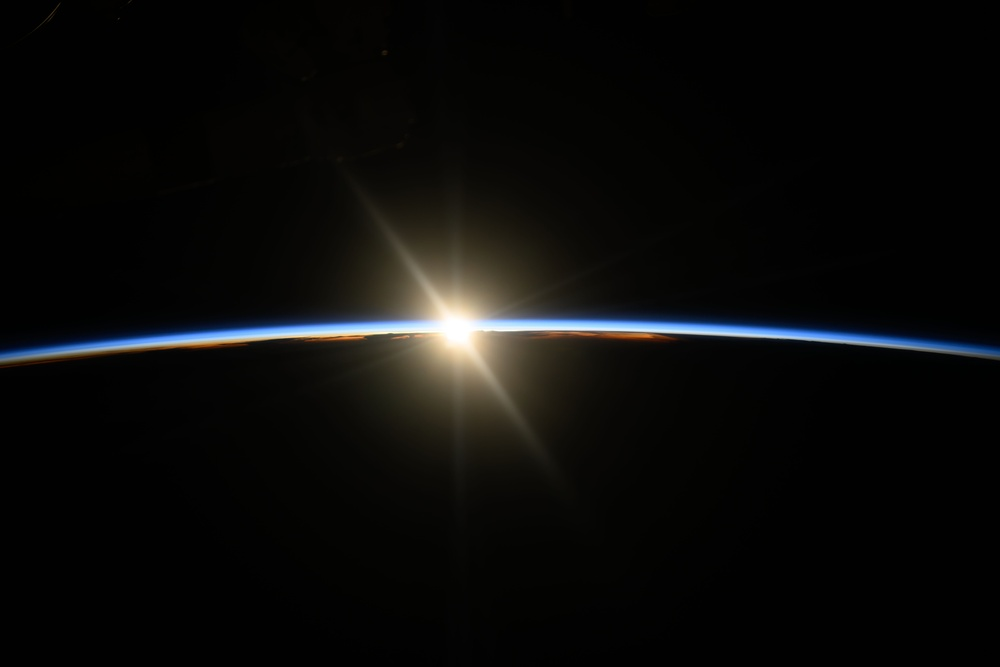
#> input picture python/another try with harder pic/iss071e487194orig.jpg, 1000 x 667 px, shrunk from 8256 x 5504 before the run, found by its file name
$ python haardwttestimgnormfirst.py
#> lines starting #> are read from the running program, lines starting #| are printed output that depends on the picture; after the words box and inside, x2 and y2 are one past the last pixel; in counts of white or black regions, pixels touching at a corner belong together
import cv2
import numpy as np
import os

# Input image path
img_path = r"X:\pro\New folder\iss071e487194orig.jpg"

# Read image and convert to grayscale
img = cv2.imread(img_path, cv2.IMREAD_GRAYSCALE)
#> img: shape (667, 1000); min 0, max 255, mean 10.9
h, w = img.shape
#> h = 667; w = 1000

# Make sure dimensions are even
h -= h % 2
#> h = 666
w -= w % 2
img = img[:h, :w]
#> img: shape (666, 1000)

# Prepare empty arrays
LL = np.zeros((h//2, w//2), dtype=np.float32)
LH = np.zeros_like(LL)
HL = np.zeros_like(LL)
HH = np.zeros_like(LL)

# Apply 2x2 Haar wavelet transform block-wise
for i in range(0, h, 2):
    for j in range(0, w, 2):
        a = float(img[i, j])
        b = float(img[i, j+1])
        c = float(img[i+1, j])
        d = float(img[i+1, j+1])

        ll = 0.5 * (a + b + c + d)
        lh = 0.5 * (a + b - c - d)
        hl = 0.5 * (a - b + c - d)
        hh = 0.5 * (a - b - c + d)

        ii, jj = i//2, j//2
        LL[ii, jj] = ll
        LH[ii, jj] = lh
        HL[ii, jj] = hl
        HH[ii, jj] = hh
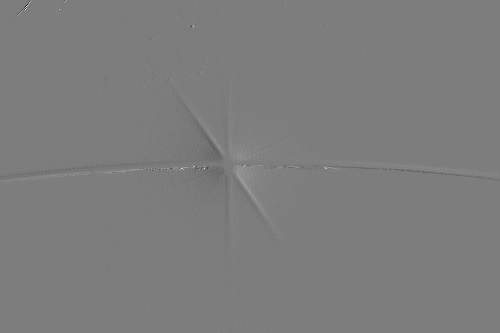
#> HL: shape (333, 500) float32; min -28, max 29, mean 0; drawn with min black and max white
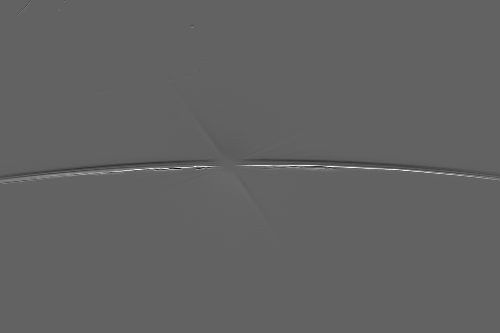
#> LH: shape (333, 500) float32; min -71, max 113, mean 0; drawn with min black and max white

# --- Custom normalization using theoretical min/max ---
def custom_norm_LL(x):  # Range [0, 510]
    return np.clip((x / 510.0) * 255.0, 0, 255).astype(np.uint8)

def custom_norm_other(x):  # Range [-255, 255]
    return np.clip(((x + 255.0) / 510.0) * 255.0, 0, 255).astype(np.uint8)

ll_custom = custom_norm_LL(LL)
lh_custom = custom_norm_other(LH)
hl_custom = custom_norm_other(HL)
hh_custom = custom_norm_other(HH)

# --- Standard normalization ---
def std_norm(x):
    x_min, x_max = x.min(), x.max()
    return np.clip(((x - x_min) / (x_max - x_min)) * 255.0, 0, 255).astype(np.uint8)

ll_std = std_norm(LL)
#> in std_norm, `x_min, x_max = x.min(), x.max()`: x_min = 0; x_max = 510
lh_std = std_norm(LH)
hl_std = std_norm(HL)
hh_std = std_norm(HH)
whole_cus =  lh_custom + hl_custom + hh_custom
whole_std =  lh_std + hl_std + hh_std
# --- Save all 8 images ---
save_dir = os.path.dirname(img_path)

cv2.imwrite(os.path.join(save_dir, "ll_norm_custom.png"), ll_custom)
cv2.imwrite(os.path.join(save_dir, "lh_norm_custom.png"), lh_custom)
cv2.imwrite(os.path.join(save_dir, "hl_norm_custom.png"), hl_custom)
cv2.imwrite(os.path.join(save_dir, "hh_norm_custom.png"), hh_custom)

cv2.imwrite(os.path.join(save_dir, "ll_norm_std.png"), ll_std)
cv2.imwrite(os.path.join(save_dir, "lh_norm_std.png"), lh_std)
cv2.imwrite(os.path.join(save_dir, "hl_norm_std.png"), hl_std)
cv2.imwrite(os.path.join(save_dir, "hh_norm_std.png"), hh_std)
cv2.imwrite(os.path.join(save_dir, "whole_cus.png"), whole_cus)
cv2.imwrite(os.path.join(save_dir, "whole_std.png"), whole_std)

def edge_map_from_coeff(x, clip_percent=99):
    abs_x = np.abs(x)
    limit = np.percentile(abs_x, clip_percent)
    abs_x = np.clip(abs_x, 0, limit)
    norm = (abs_x / limit) * 255.0
    return norm.astype(np.uint8)

# Create edge maps
lh_edges = edge_map_from_coeff(LH)
#> in edge_map_from_coeff, `limit = np.percentile(abs_x, clip_percent)`: limit = 17.5
hl_edges = edge_map_from_coeff(HL)
hh_edges = edge_map_from_coeff(HH)
#> call 3 of edge_map_from_coeff, with clip_percent = 99
#> in edge_map_from_coeff (call 3), `limit = np.percentile(abs_x, clip_percent)`: limit = 0.5
#> in edge_map_from_coeff (call 3), `abs_x = np.clip(abs_x, 0, limit)`:
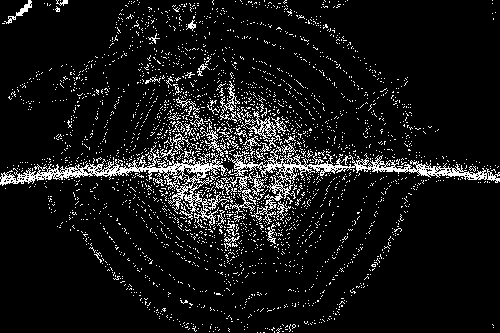
#> abs_x: shape (333, 500) float32; values 0 (black) and 0.5 (white), 8.7% white in thin lines or dots
#> in edge_map_from_coeff (call 3), `norm = (abs_x / limit) * 255.0`: norm: shape (333, 500) float32; 8.7% white in thin lines or dots
#> in edge_map_from_coeff (call 3), `return norm.astype(np.uint8)`: returned value: shape (333, 500); 8.7% white in thin lines or dots

# Save individual edge subbands
cv2.imwrite(os.path.join(save_dir, "lh_edges.png"), lh_edges)
cv2.imwrite(os.path.join(save_dir, "hl_edges.png"), hl_edges)
cv2.imwrite(os.path.join(save_dir, "hh_edges.png"), hh_edges)

# --- Combine them visually like edge detector ---
combined_edges = cv2.addWeighted(lh_edges, 1.0, hl_edges, 1.0, 0)
combined_edges = cv2.addWeighted(combined_edges, 1.0, hh_edges, 1.0, 0)
combined_edges = np.clip(combined_edges, 0, 255).astype(np.uint8)

# Save final edge image
cv2.imwrite(os.path.join(save_dir, "haar_combined_edges.png"), combined_edges)
stacked_edges = np.hstack([lh_edges, hl_edges, hh_edges, combined_edges])
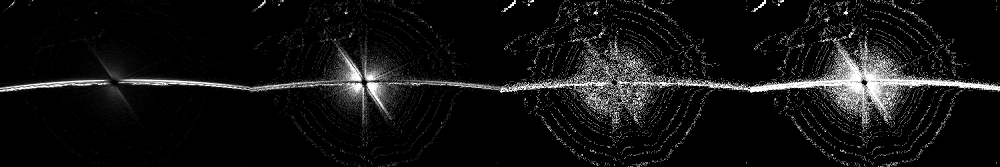
#> stacked_edges: shape (333, 2000) (shown at 1/2 size); min 0, max 255, mean 18.3
cv2.imwrite(os.path.join(save_dir, "stacked_edges_row.png"), stacked_edges)
def edge_map_strong_only(x, clip_percent=99, show_percent=90):
    abs_x = np.abs(x)
    limit = np.percentile(abs_x, clip_percent)  # cutoff at 99%
    abs_x = np.clip(abs_x, 0, limit)

    # Normalize to [0, 255]
    norm = (abs_x / limit) * 255.0

    # Threshold: keep only strong ones
    thresh = np.percentile(norm, show_percent)
    binary_edge = np.where(norm >= thresh, 255, 0).astype(np.uint8)
    return binary_edge
lh_strong = edge_map_strong_only(LH, clip_percent=99, show_percent=99)
#> in edge_map_strong_only, `limit = np.percentile(abs_x, clip_percent)`: limit = 17.5
#> in edge_map_strong_only, `thresh = np.percentile(norm, show_percent)`: thresh = 255
#> in edge_map_strong_only, `binary_edge = np.where(norm >= thresh, 255, 0).astype(np.uint8)`: binary_edge: shape (333, 500); 1% white in thin lines or dots, all inside (x1, y1, x2, y2) = (0, 0, 498, 184)
hl_strong = edge_map_strong_only(HL, clip_percent=99, show_percent=99)
#> call 2 of edge_map_strong_only, with clip_percent = 99, show_percent = 99
#> in edge_map_strong_only (call 2), `limit = np.percentile(abs_x, clip_percent)`: limit = 2.5
#> in edge_map_strong_only (call 2), `binary_edge = np.where(norm >= thresh, 255, 0).astype(np.uint8)`:
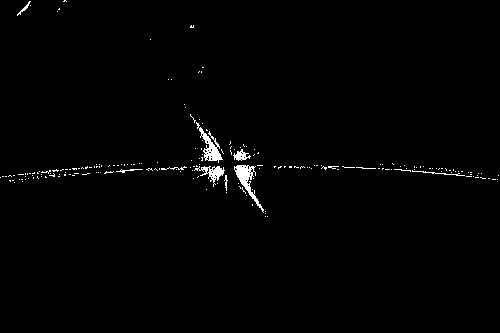
#> binary_edge: shape (333, 500); 1.1% white; 200 white regions (190 under 20 px), largest, box (x1, y1, x2, y2) and area: (234, 165, 264, 213) 390, (196, 122, 223, 163) 350, (194, 166, 225, 187) 223
hh_strong = edge_map_strong_only(HH, clip_percent=99, show_percent=99)

# Stack or combine as you did before
cv2.imwrite(os.path.join(save_dir, "lh_strong_edges.png"), lh_strong)
cv2.imwrite(os.path.join(save_dir, "hl_strong_edges.png"), hl_strong)
cv2.imwrite(os.path.join(save_dir, "hh_strong_edges.png"), hh_strong)

combined_strong = np.maximum.reduce([lh_strong, hl_strong, hh_strong])
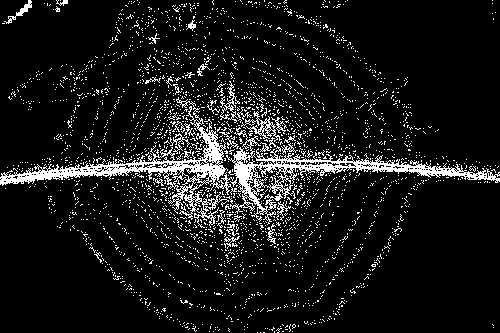
#> combined_strong: shape (333, 500); 9.4% white in thin lines or dots
cv2.imwrite(os.path.join(save_dir, "strong_edge_map.png"), combined_strong)
def percentile(sorted_list, percent):
    k = (len(sorted_list) - 1) * (percent / 100.0)
    f = int(k)
    c = min(f + 1, len(sorted_list) - 1)
    if f == c:
        return sorted_list[int(k)]
    d0 = sorted_list[f] * (c - k)
    d1 = sorted_list[c] * (k - f)
    return d0 + d1

def flatten(matrix):
    return [v for row in matrix for v in row]

def abs_matrix(matrix):
    return [[abs(val) for val in row] for row in matrix]

def clip_matrix(matrix, clip_val):
    return [[min(val, clip_val) for val in row] for row in matrix]

def normalize_matrix(matrix, limit):
    return [[(val / limit) * 255 for val in row] for row in matrix]

def threshold_matrix(matrix, threshold):
    return [[255 if val >= threshold else 0 for val in row] for row in matrix]

def edge_map_strong_only_pure(matrix, clip_percent=99, show_percent=90):
    # Step 1: Absolute value
    abs_mat = abs_matrix(matrix)

    # Step 2: Flatten for percentile
    flat = flatten(abs_mat)
    flat.sort()

    # Step 3: Clip limit and clip matrix
    clip_limit = percentile(flat, clip_percent)
    clipped = clip_matrix(abs_mat, clip_limit)

    # Step 4: Normalize
    normalized = normalize_matrix(clipped, clip_limit)

    # Step 5: Threshold to keep only strong edges
    flat_norm = flatten(normalized)
    flat_norm.sort()
    threshold_val = percentile(flat_norm, show_percent)

    binary_output = threshold_matrix(normalized, threshold_val)
    return binary_output
lh_strong2 = edge_map_strong_only_pure(LH, clip_percent=99, show_percent=99)
#> in edge_map_strong_only_pure, `abs_mat = abs_matrix(matrix)`: abs_mat = 333 items
#> in edge_map_strong_only_pure, `flat = flatten(abs_mat)`: flat = 166500 items
#> in percentile, `k = (len(sorted_list) - 1) * (percent / 100.0)`: k = 164834
#> in percentile, `c = min(f + 1, len(sorted_list) - 1)`: c = 164835
#> in percentile, `d0 = sorted_list[f] * (c - k)`: d0 = 17.32
#> in percentile, `d1 = sorted_list[c] * (k - f)`: d1 = 0.175
#> in edge_map_strong_only_pure, `clip_limit = percentile(flat, clip_percent)`: clip_limit = 17.5
#> in edge_map_strong_only_pure, `clipped = clip_matrix(abs_mat, clip_limit)`: clipped = 333 items
#> in edge_map_strong_only_pure, `flat_norm = flatten(normalized)`: flat_norm = 166500 items
#> in edge_map_strong_only_pure, `threshold_val = percentile(flat_norm, show_percent)`: threshold_val = 255
#> in edge_map_strong_only_pure, `binary_output = threshold_matrix(normalized, threshold_val)`: binary_output = 333 items
#> lh_strong2 = 333 items
hl_strong2 = edge_map_strong_only_pure(HL, clip_percent=99, show_percent=99)
#> hl_strong2 = 333 items
hh_strong2 = edge_map_strong_only_pure(HH, clip_percent=99, show_percent=99)
#> hh_strong2 = 333 items

# Stack or combine as you did before
cv2.imwrite(os.path.join(save_dir, "lh_strong_edges2.png"), np.array(lh_strong2, dtype=np.uint8))
cv2.imwrite(os.path.join(save_dir, "hl_strong_edges2.png"), np.array(hl_strong2, dtype=np.uint8))
cv2.imwrite(os.path.join(save_dir, "hh_strong_edges2.png"), np.array(hh_strong2, dtype=np.uint8))
print("✅ 4")
combined_strong2 = np.maximum.reduce([
    np.array(lh_strong2),
    np.array(hl_strong2),
    np.array(hh_strong2)
])
#> combined_strong2: shape (333, 500) int64; 9.4% white in thin lines or dots
cv2.imwrite(os.path.join(save_dir, "strong_edge_map2.png"), combined_strong2.astype(np.uint8))
print("✅ 3")
def edge_map_strong_fixed_threshold(matrix, abs_limit=255, min_strength=1):
    binary = []
    for row in matrix:
        binary_row = []
        for val in row:
            v = abs(val)
            v = min(v, abs_limit)
            norm = (v / abs_limit) * 255
            binary_row.append(255 if norm >= min_strength else 0)
        binary.append(binary_row)
    return binary
print("✅ 2")
lh_strong3 = edge_map_strong_fixed_threshold(LH)
#> lh_strong3 = 333 items
hl_strong3 = edge_map_strong_fixed_threshold(HL)
#> hl_strong3 = 333 items
hh_strong3 = edge_map_strong_fixed_threshold(HH)
#> hh_strong3 = 333 items
print("✅ 1")
# Stack or combine as you did before
cv2.imwrite(os.path.join(save_dir, "lh_strong_edges3.png"), np.array(lh_strong3, dtype=np.uint8))
cv2.imwrite(os.path.join(save_dir, "hl_strong_edges3.png"), np.array(hl_strong3, dtype=np.uint8))
cv2.imwrite(os.path.join(save_dir, "hh_strong_edges3.png"), np.array(hh_strong3, dtype=np.uint8))
print("✅ 0")
combined_strong3 = np.maximum.reduce([
    np.array(lh_strong3),
    np.array(hl_strong3),
    np.array(hh_strong3)
])
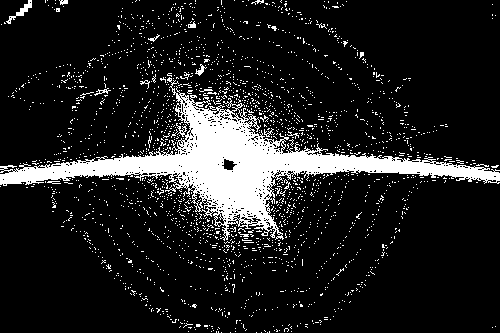
#> combined_strong3: shape (333, 500) int64; 12.8% white; 2189 white regions (2169 under 20 px), largest, box (x1, y1, x2, y2) and area: (0, 77, 500, 241) 16054, (6, 0, 32, 24) 147, (195, 64, 207, 76) 52
cv2.imwrite(os.path.join(save_dir, "strong_edge_map3.png"), combined_strong3.astype(np.uint8))

print("✅ Done. Images saved next to the original file.")# --- Edge Enhancement from High-Pass Subbands ---
